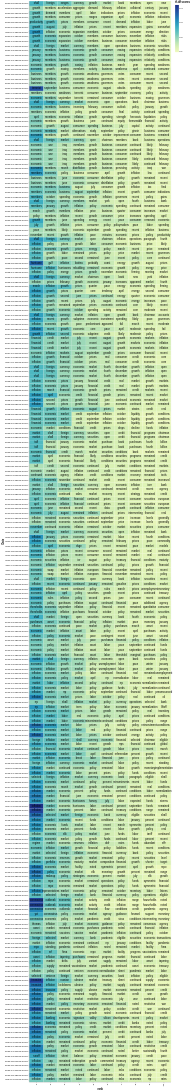

Here is the notebook cell this chart was saved with:
### Markdown cell above
**For Statements**

### Code cell
pd.options.display.max_rows = 600
# adding a little randomness to break ties in term ranking
top_tfidf_plusRand = top_statements.copy()
top_tfidf_plusRand['tf-idf scores'] = top_tfidf_plusRand['tf-idf scores'] + np.random.rand(top_statements.shape[0])*0.0001

# base for all visualizations, with rank calculation
base = alt.Chart(top_tfidf_plusRand).encode(
    x = 'rank:O',
    y = 'Date:N'
).transform_window(
    rank = "rank()",
    sort = [alt.SortField("tf-idf scores", order="descending")],
    groupby = ["Date"],
)

# heatmap specification, the color follows the number of tfidf
heatmap = base.mark_rect().encode(
    color = 'tf-idf scores:Q'
)


# text labels, white for darker heatmap colors
text = base.mark_text(baseline='middle').encode(
    text = 'vocab:N',
    color = alt.condition(alt.datum.tfidf >= 0.23, alt.value('white'), alt.value('black'))
)

# display the three superimposed visualizations
(heatmap + text).properties(width=600)

### Figure 1 — Vega-Lite specification as saved in the notebook (floating-point values rounded to 4 significant figures; data arrays with more than 128 entries replaced by an {"elided": "..."} marker saying what was removed)
{"config": {"view": {"continuousWidth": 300, "continuousHeight": 300}}, "layer": [{"mark": {"type": "rect"}, "encoding": {"color": {"field": "tf-idf scores", "type": "quantitative"}, "x": {"field": "rank", "type": "ordinal"}, "y": {"field": "Date", "type": "nominal"}}, "transform": [{"window": [{"op": "rank", "field": "", "as": "rank"}], "groupby": ["Date"], "sort": [{"field": "tf-idf scores", "order": "descending"}]}]}, {"mark": {"type": "text", "baseline": "middle"}, "encoding": {"color": {"condition": {"test": "(datum.tfidf >= 0.23)", "value": "white"}, "value": "black"}, "text": {"field": "vocab", "type": "nominal"}, "x": {"field": "rank", "type": "ordinal"}, "y": {"field": "Date", "type": "nominal"}}, "transform": [{"window": [{"op": "rank", "field": "", "as": "rank"}], "groupby": ["Date"], "sort": [{"field": "tf-idf scores", "order": "descending"}]}]}], "data": {"name": "data-68f3a5de572a4ccd4fc61170284ab9cd"}, "width": 600, "$schema": "https://vega.github.io/schema/vega-lite/v5.20.1.json", "datasets": {"data-68f3a5de572a4ccd4fc61170284ab9cd": {"elided": "2290 records"}}}
